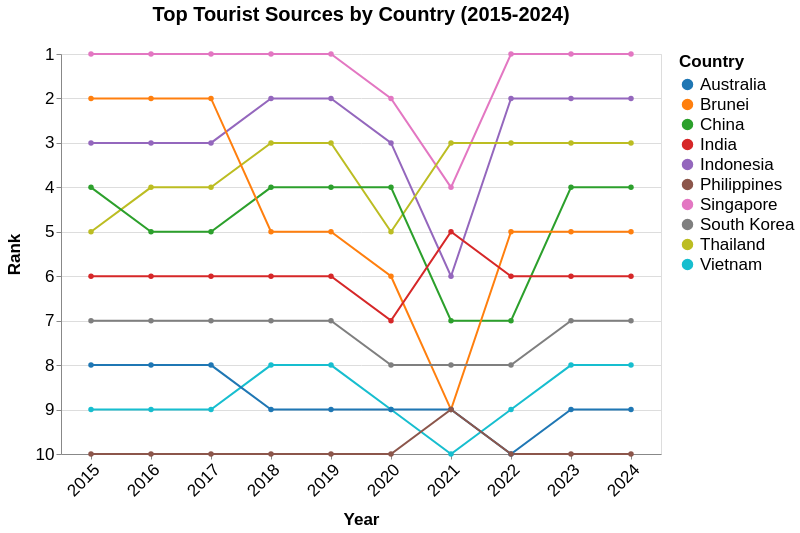

This figure's Vega-Lite source:
### Vega-Lite specification from a JSON file in a GitHub repository (floating-point values rounded to 4 significant figures)
{"$schema": "https://vega.github.io/schema/vega-lite/v5.json", "title": {"text": "Top Tourist Sources by Country (2015-2024)", "fontSize": 20, "anchor": "middle", "dy": -16}, "data": {"values": [{"Country": "Singapore", "year": 2024, "Visitors": 4276007, "rank": 1}, {"Country": "Singapore", "year": 2023, "Visitors": 8308230, "rank": 1}, {"Country": "Singapore", "year": 2022, "Visitors": 5222991, "rank": 1}, {"Country": "Singapore", "year": 2021, "Visitors": 16308, "rank": 4}, {"Country": "Singapore", "year": 2020, "Visitors": 1545255, "rank": 2}, {"Country": "Singapore", "year": 2019, "Visitors": 10163882, "rank": 1}, {"Country": "Singapore", "year": 2018, "Visitors": 10615986, "rank": 1}, {"Country": "Singapore", "year": 2017, "Visitors": 12441713, "rank": 1}, {"Country": "Singapore", "year": 2016, "Visitors": 13272961, "rank": 1}, {"Country": "Singapore", "year": 2015, "Visitors": 12930754, "rank": 1}, {"Country": "Indonesia", "year": 2024, "Visitors": 1786630, "rank": 2}, {"Country": "Indonesia", "year": 2023, "Visitors": 3108165, "rank": 2}, {"Country": "Indonesia", "year": 2022, "Visitors": 1481739, "rank": 2}, {"Country": "Indonesia", "year": 2021, "Visitors": 11025, "rank": 6}, {"Country": "Indonesia", "year": 2020, "Visitors": 711723, "rank": 3}, {"Country": "Indonesia", "year": 2019, "Visitors": 3623277, "rank": 2}, {"Country": "Indonesia", "year": 2018, "Visitors": 3277689, "rank": 2}, {"Country": "Indonesia", "year": 2017, "Visitors": 2796570, "rank": 3}, {"Country": "Indonesia", "year": 2016, "Visitors": 3049964, "rank": 3}, {"Country": "Indonesia", "year": 2015, "Visitors": 2788033, "rank": 3}, {"Country": "Thailand", "year": 2024, "Visitors": 813783, "rank": 3}, {"Country": "Thailand", "year": 2023, "Visitors": 1551282, "rank": 3}, {"Country": "Thailand", "year": 2022, "Visitors": 715528, "rank": 3}, {"Country": "Thailand", "year": 2021, "Visitors": 59607, "rank": 3}, {"Country": "Thailand", "year": 2020, "Visitors": 394413, "rank": 5}, {"Country": "Thailand", "year": 2019, "Visitors": 1884306, "rank": 3}, {"Country": "Thailand", "year": 2018, "Visitors": 1914692, "rank": 3}, {"Country": "Thailand", "year": 2017, "Visitors": 1836522, "rank": 4}, {"Country": "Thailand", "year": 2016, "Visitors": 1780800, "rank": 4}, {"Country": "Thailand", "year": 2015, "Visitors": 1343569, "rank": 5}, {"Country": "China", "year": 2024, "Visitors": 1449711, "rank": 4}, {"Country": "China", "year": 2023, "Visitors": 1474114, "rank": 4}, {"Country": "China", "year": 2022, "Visitors": 211363, "rank": 7}, {"Country": "China", "year": 2021, "Visitors": 7701, "rank": 7}, {"Country": "China", "year": 2020, "Visitors": 405149, "rank": 4}, {"Country": "China", "year": 2019, "Visitors": 3114257, "rank": 4}, {"Country": "China", "year": 2018, "Visitors": 2944133, "rank": 4}, {"Country": "China", "year": 2017, "Visitors": 2281666, "rank": 5}, {"Country": "China", "year": 2016, "Visitors": 2124942, "rank": 5}, {"Country": "China", "year": 2015, "Visitors": 1677163, "rank": 4}, {"Country": "Brunei", "year": 2024, "Visitors": 565999, "rank": 5}, {"Country": "Brunei", "year": 2023, "Visitors": 811833, "rank": 5}, {"Country": "Brunei", "year": 2022, "Visitors": 301757, "rank": 5}, {"Country": "Brunei", "year": 2021, "Visitors": 773, "rank": 9}, {"Country": "Brunei", "year": 2020, "Visitors": 136020, "rank": 6}, {"Country": "Brunei", "year": 2019, "Visitors": 1216123, "rank": 5}, {"Country": "Brunei", "year": 2018, "Visitors": 1382031, "rank": 5}, {"Country": "Brunei", "year": 2017, "Visitors": 1660506, "rank": 2}, {"Country": "Brunei", "year": 2016, "Visitors": 1391016, "rank": 2}, {"Country": "Brunei", "year": 2015, "Visitors": 1133555, "rank": 2}, {"Country": "India", "year": 2024, "Visitors": 537493, "rank": 6}, {"Country": "India", "year": 2023, "Visitors": 671846, "rank": 6}, {"Country": "India", "year": 2022, "Visitors": 324548, "rank": 6}, {"Country": "India", "year": 2021, "Visitors": 3916, "rank": 5}, {"Country": "India", "year": 2020, "Visitors": 155883, "rank": 7}, {"Country": "India", "year": 2019, "Visitors": 735309, "rank": 6}, {"Country": "India", "year": 2018, "Visitors": 600311, "rank": 6}, {"Country": "India", "year": 2017, "Visitors": 552739, "rank": 6}, {"Country": "India", "year": 2016, "Visitors": 638578, "rank": 6}, {"Country": "India", "year": 2015, "Visitors": 722141, "rank": 6}, {"Country": "South Korea", "year": 2024, "Visitors": 232711, "rank": 7}, {"Country": "South Korea", "year": 2023, "Visitors": 400853, "rank": 7}, {"Country": "South Korea", "year": 2022, "Visitors": 146384, "rank": 8}, {"Country": "South Korea", "year": 2021, "Visitors": 3028, "rank": 8}, {"Country": "South Korea", "year": 2020, "Visitors": 119750, "rank": 8}, {"Country": "South Korea", "year": 2019, "Visitors": 673065, "rank": 7}, {"Country": "South Korea", "year": 2018, "Visitors": 616783, "rank": 7}, {"Country": "South Korea", "year": 2017, "Visitors": 484528, "rank": 7}, {"Country": "South Korea", "year": 2016, "Visitors": 444439, "rank": 7}, {"Country": "South Korea", "year": 2015, "Visitors": 421161, "rank": 7}, {"Country": "Vietnam", "year": 2024, "Visitors": 137344, "rank": 8}, {"Country": "Vietnam", "year": 2023, "Visitors": 286083, "rank": 8}, {"Country": "Vietnam", "year": 2022, "Visitors": 123931, "rank": 9}, {"Country": "Vietnam", "year": 2021, "Visitors": 14136, "rank": 10}, {"Country": "Vietnam", "year": 2020, "Visitors": 71622, "rank": 9}, {"Country": "Vietnam", "year": 2019, "Visitors": 892716, "rank": 8}, {"Country": "Vietnam", "year": 2018, "Visitors": 786327, "rank": 8}, {"Country": "Vietnam", "year": 2017, "Visitors": 638135, "rank": 9}, {"Country": "Vietnam", "year": 2016, "Visitors": 703737, "rank": 9}, {"Country": "Vietnam", "year": 2015, "Visitors": 646891, "rank": 9}, {"Country": "Australia", "year": 2024, "Visitors": 159318, "rank": 9}, {"Country": "Australia", "year": 2023, "Visitors": 276477, "rank": 9}, {"Country": "Australia", "year": 2022, "Visitors": 118598, "rank": 10}, {"Country": "Australia", "year": 2021, "Visitors": 33451, "rank": 9}, {"Country": "Australia", "year": 2020, "Visitors": 195146, "rank": 9}, {"Country": "Australia", "year": 2019, "Visitors": 1282782, "rank": 9}, {"Country": "Australia", "year": 2018, "Visitors": 1034871, "rank": 9}, {"Country": "Australia", "year": 2017, "Visitors": 899202, "rank": 8}, {"Country": "Australia", "year": 2016, "Visitors": 737115, "rank": 8}, {"Country": "Australia", "year": 2015, "Visitors": 714047, "rank": 8}, {"Country": "Philippines", "year": 2024, "Visitors": 60100, "rank": 10}, {"Country": "Philippines", "year": 2023, "Visitors": 137781, "rank": 10}, {"Country": "Philippines", "year": 2022, "Visitors": 86462, "rank": 10}, {"Country": "Philippines", "year": 2021, "Visitors": 10229, "rank": 9}, {"Country": "Philippines", "year": 2020, "Visitors": 53889, "rank": 10}, {"Country": "Philippines", "year": 2019, "Visitors": 1114257, "rank": 10}, {"Country": "Philippines", "year": 2018, "Visitors": 1167375, "rank": 10}, {"Country": "Philippines", "year": 2017, "Visitors": 1066461, "rank": 10}, {"Country": "Philippines", "year": 2016, "Visitors": 1029488, "rank": 10}, {"Country": "Philippines", "year": 2015, "Visitors": 957408, "rank": 10}]}, "width": 600, "height": 400, "mark": {"type": "line", "point": true, "strokeWidth": 2}, "encoding": {"x": {"field": "year", "type": "ordinal", "title": "Year", "axis": {"labelOverlap": "parity", "labelAngle": -45}}, "y": {"field": "rank", "type": "quantitative", "title": "Rank", "scale": {"domain": [10, 1], "nice": true}, "axis": {"reverse": true}}, "color": {"field": "Country", "type": "nominal", "scale": {"scheme": "category10"}}, "tooltip": [{"field": "Country", "type": "nominal", "title": "Country"}, {"field": "year", "type": "ordinal", "title": "Year"}, {"field": "rank", "type": "quantitative", "title": "Rank"}, {"field": "Visitors", "type": "quantitative", "title": "Visitors", "format": ","}]}, "config": {"axis": {"labelFontSize": 17, "titleFontSize": 17, "titlePadding": 12}, "legend": {"labelFontSize": 17, "titleFontSize": 17, "labelPadding": 12}, "tooltip": {"labelFontSize": 20, "titleFontSize": 20}}}
